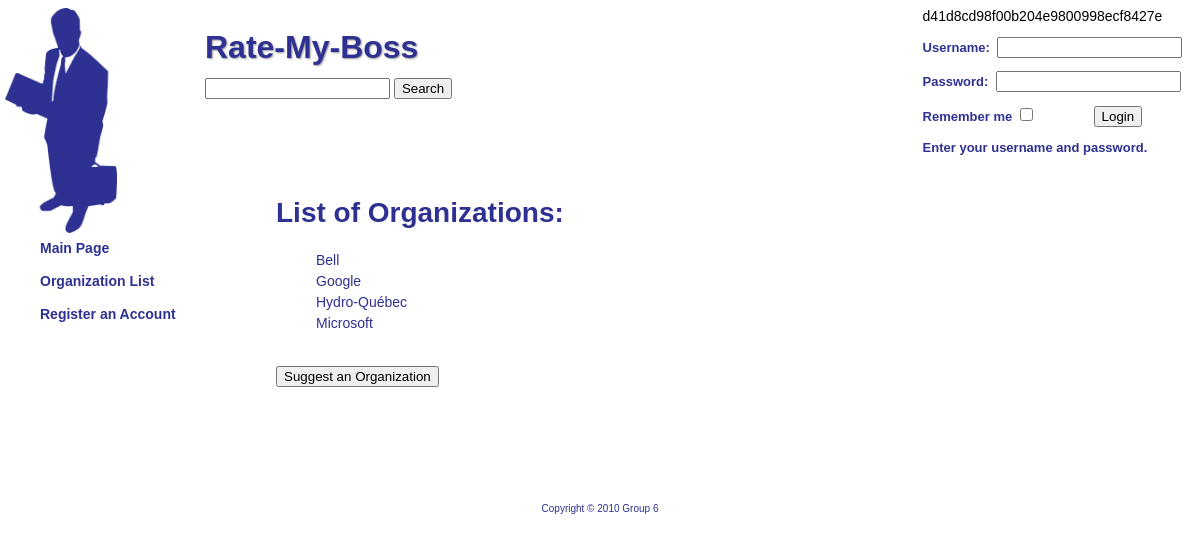
The app's page /index.php?page=organization with its own data.
### tables this page shows
create table organization
(
orgId INT NOT NULL AUTO_INCREMENT,
name VARCHAR(40) NOT NULL,
industryType VARCHAR(40) NOT NULL,
city VARCHAR(40) NOT NULL,
province VARCHAR(40) NOT NULL,
website VARCHAR(40),
numberofEmployees INT,
isPending INT NOT NULL,
PRIMARY KEY (orgId)
);

### php/pages/organization.php (the view, shortened to what this page needs)
<div class="main">
<h2> List of Organizations:</h2>
<ul class="listing">
<?php
$query = "SELECT * FROM organization WHERE NOT isPending";
$result = mysql_query($query);
while($row = mysql_fetch_array($result))
{
    echo "<li>
    <a href='index.php?page=organization&id=${row[orgId]}'>
    {$row[name]}
    </a>
    </li>";
}
echo "
</ul>
<br />
<a href='index.php?page=suggestorg'><button type='button'>Suggest an Organization</button></a> <br />
<br />
";
?>
</div>

### www/style.css (style rules this page uses)
body { font-family: Helvetica, Arial, sans-serif; font-size: 14px; color: #000000; }
h2 { font-size: 2em; color: #2E3192; }
a { color: #2E3192; text-decoration: none; }
.main { margin-top: 168px; margin-left: 268px; margin-right: 50px; }
ul { list-style: none; }
li { padding-bottom: 5px; }

### records on screen
organization: name "Bell"
organization: name "Google"
organization: name "Hydro-Québec"
organization: name "Microsoft"

### other values on screen
$password "d41d8cd98f00b204e9800998ecf8427e"
